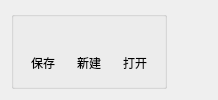
       <widget class="QWidget" name="tab">
        <attribute name="title">
         <string>文件</string>
        </attribute>
        <layout class="QGridLayout" name="gridLayout_22">
         <item row="0" column="1">
          <spacer name="horizontalSpacer_2">
           <property name="orientation">
            <enum>Qt::Orientation::Horizontal</enum>
           </property>
           <property name="sizeHint" stdset="0">
            <size>
             <width>40</width>
             <height>20</height>
            </size>
           </property>
          </spacer>
         </item>
         <item row="0" column="0">
          <widget class="QGroupBox" name="groupBox_22">
           <property name="title">
            <string/>
           </property>
           <layout class="QGridLayout" name="gridLayout_26">
            <item row="0" column="0">
             <layout class="QGridLayout" name="gridLayout_20">
              <item row="0" column="1">
               <widget class="QPushButton" name="pushButton_47">
                <property name="text">
                 <string/>
                </property>
                <property name="icon">
                 <iconset resource="resource/resources.qrc">
                  <normaloff>:/icons/NewWindow.png</normaloff>:/icons/NewWindow.png</iconset>
                </property>
                <property name="iconSize">
                 <size>
                  <width>16</width>
                  <height>16</height>
                 </size>
                </property>
                <property name="flat">
                 <bool>true</bool>
                </property>
               </widget>
              </item>
              <item row="1" column="0">
               <widget class="QLabel" name="label_8">
                <property name="text">
                 <string>保存</string>
                </property>
                <property name="alignment">
                 <set>Qt::AlignmentFlag::AlignCenter</set>
                </property>
               </widget>
              </item>
              <item row="0" column="0">
               <widget class="QPushButton" name="pushButton_46">
                <property name="text">
                 <string/>
                </property>
                <property name="icon">
                 <iconset>
                  <normaloff>resource/Save.png</normaloff>resource/Save.png</iconset>
                </property>
                <property name="iconSize">
                 <size>
                  <width>16</width>
                  <height>16</height>
                 </size>
                </property>
                <property name="flat">
                 <bool>true</bool>
                </property>
               </widget>
              </item>
              <item row="1" column="1">
               <widget class="QLabel" name="label_9">
                <property name="text">
                 <string>新建</string>
                </property>
                <property name="alignment">
                 <set>Qt::AlignmentFlag::AlignCenter</set>
                </property>
               </widget>
              </item>
              <item row="1" column="2">
               <widget class="QLabel" name="label_10">
                <property name="text">
                 <string>打开</string>
                </property>
                <property name="alignment">
                 <set>Qt::AlignmentFlag::AlignCenter</set>
                </property>
               </widget>
              </item>
              <item row="0" column="2">
               <widget class="QPushButton" name="pushButton_48">
                <property name="text">
                 <string/>
                </property>
                <property name="icon">
                 <iconset resource="resource/resources.qrc">
                  <normaloff>:/icons/Open.png</normaloff>:/icons/Open.png</iconset>
                </property>
                <property name="iconSize">
                 <size>
                  <width>16</width>
                  <height>16</height>
                 </size>
                </property>
                <property name="flat">
                 <bool>true</bool>
                </property>
               </widget>
              </item>
              <item row="2" column="0">
               <spacer name="verticalSpacer_6">
                <property name="orientation">
                 <enum>Qt::Orientation::Vertical</enum>
                </property>
                <property name="sizeHint" stdset="0">
                 <size>
                  <width>20</width>
                  <height>4</height>
                 </size>
                </property>
               </spacer>
              </item>
              <item row="2" column="1">
               <spacer name="verticalSpacer_7">
                <property name="orientation">
                 <enum>Qt::Orientation::Vertical</enum>
                </property>
                <property name="sizeHint" stdset="0">
                 <size>
                  <width>20</width>
                  <height>4</height>
                 </size>
                </property>
               </spacer>
              </item>
              <item row="2" column="2">
               <spacer name="verticalSpacer_8">
                <property name="orientation">
                 <enum>Qt::Orientation::Vertical</enum>
                </property>
                <property name="sizeHint" stdset="0">
                 <size>
                  <width>20</width>
                  <height>4</height>
                 </size>
                </property>
               </spacer>
              </item>
             </layout>
            </item>
           </layout>
          </widget>
         </item>
        </layout>
       </widget>
